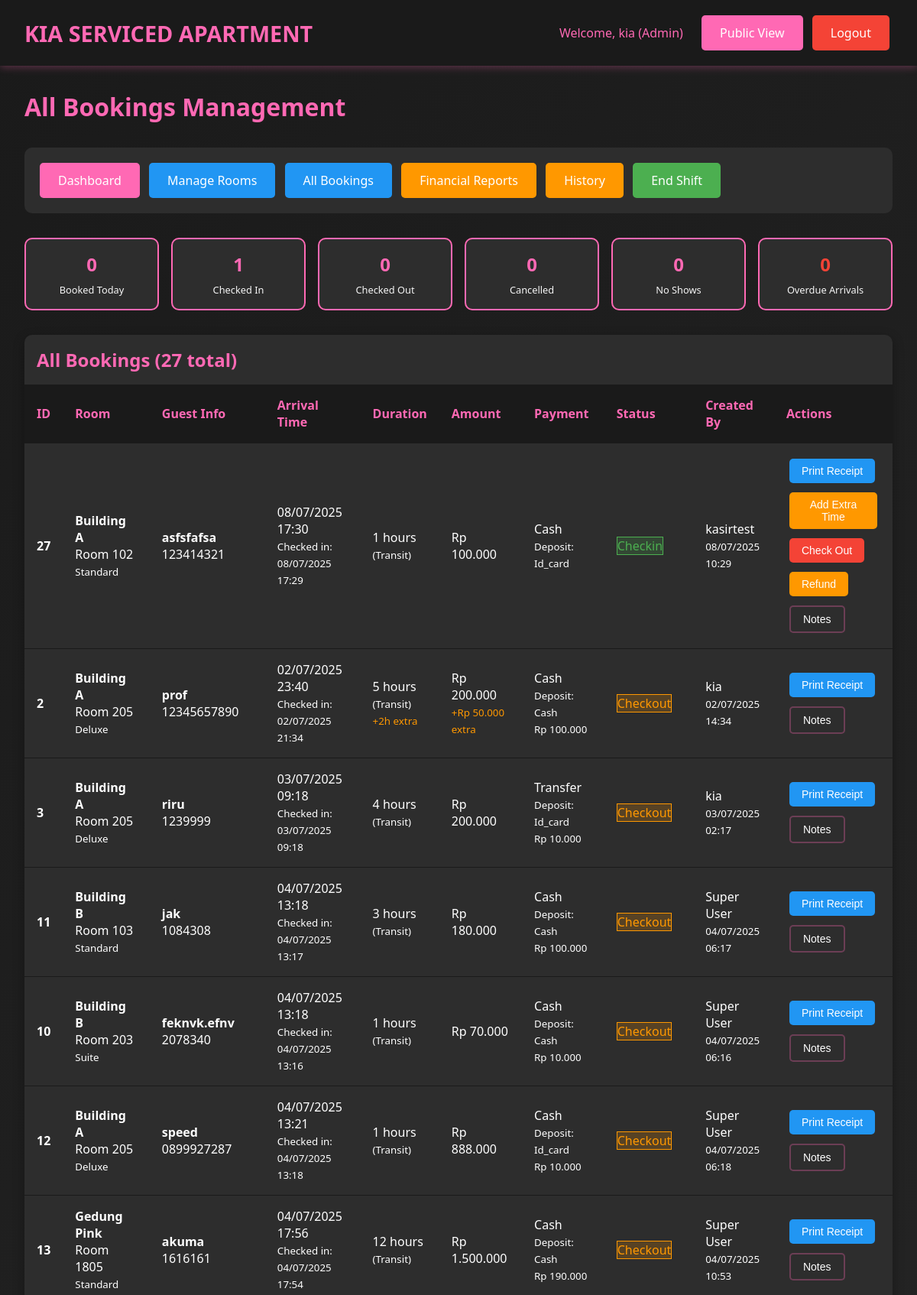
Page /admin/bookings.php (signed in, upper part) on the committed database.
### tables this page shows
CREATE TABLE `bookings` (
  `id` int(11) NOT NULL,
  `room_id` int(11) NOT NULL,
  `guest_name` varchar(100) NOT NULL,
  `arrival_time` datetime NOT NULL,
  `phone_number` varchar(20) NOT NULL,
  `duration_type` enum('transit','fullday') NOT NULL,
  `duration_hours` int(11) NOT NULL,
  `price_amount` decimal(10,2) NOT NULL,
  `payment_method` varchar(50) NOT NULL,
  `deposit_type` enum('cash','id_card','no_deposit') NOT NULL,
  `deposit_amount` decimal(10,2) DEFAULT '0.00',
  `notes` text,
  `status` enum('booked','checkin','checkout','cancelled','no_show','completed') DEFAULT 'booked',
  `checkin_time` datetime DEFAULT NULL,
  `checkout_time` datetime DEFAULT NULL,
  `extra_time_hours` int(11) DEFAULT '0',
  `extra_time_amount` decimal(10,2) DEFAULT '0.00',
  `refund_amount` decimal(10,2) DEFAULT '0.00',
  `refund_method` varchar(50) DEFAULT NULL,
  `created_by` int(11) NOT NULL,
  `created_at` timestamp NOT NULL DEFAULT CURRENT_TIMESTAMP,
  `updated_at` timestamp NOT NULL DEFAULT CURRENT_TIMESTAMP ON UPDATE CURRENT_TIMESTAMP
);

CREATE TABLE `rooms` (
  `id` int(11) NOT NULL,
  `location` varchar(100) NOT NULL,
  `floor_number` int(11) NOT NULL,
  `room_number` varchar(20) NOT NULL,
  `room_type` varchar(50) NOT NULL,
  `wifi_name` varchar(100) DEFAULT NULL,
  `wifi_password` varchar(100) DEFAULT NULL,
  `status` enum('ready','booked','checkin','checkout') DEFAULT 'ready',
  `created_at` timestamp NOT NULL DEFAULT CURRENT_TIMESTAMP,
  `updated_at` timestamp NOT NULL DEFAULT CURRENT_TIMESTAMP ON UPDATE CURRENT_TIMESTAMP
);

CREATE TABLE `users` (
  `id` int(11) NOT NULL,
  `username` varchar(50) NOT NULL,
  `password` varchar(255) NOT NULL,
  `full_name` varchar(100) NOT NULL,
  `role` enum('superuser','admin','cashier') NOT NULL,
  `created_at` timestamp NOT NULL DEFAULT CURRENT_TIMESTAMP,
  `updated_at` timestamp NOT NULL DEFAULT CURRENT_TIMESTAMP ON UPDATE CURRENT_TIMESTAMP
);

### includes/config.php (called while the page is built, shortened)
<?php
function formatCurrency($amount) {
    return 'Rp ' . number_format($amount, 0, ',', '.');
}
function formatDateTime($datetime) {
    return date('d/m/Y H:i', strtotime($datetime));
}
?>

### admin/bookings.php (the view, shortened to what this page needs)
<?php
require_once "../includes/config.php";
$sql = "SELECT b.*, r.room_number, r.location, r.room_type, u.full_name as created_by_name
        FROM bookings b
        JOIN rooms r ON b.room_id = r.id
        JOIN users u ON b.created_by = u.id
        ORDER BY
            CASE
                WHEN b.status = \"booked\" AND b.arrival_time < NOW() THEN 1
                WHEN b.status = \"booked\" THEN 2
                WHEN b.status = \"checkin\" THEN 3
                WHEN b.status = \"checkout\" THEN 4
                ELSE 5
            END,
            b.arrival_time ASC";
$stmt = $pdo->prepare($sql);
$stmt->execute();
$bookings = $stmt->fetchAll();
$stmt = $pdo->query("SELECT
    COUNT(CASE WHEN status = \"booked\" THEN 1 END) as booked,
    COUNT(CASE WHEN status = \"checkin\" THEN 1 END) as checkin,
    COUNT(CASE WHEN status = \"checkout\" THEN 1 END) as checkout,
    COUNT(CASE WHEN status = \"cancelled\" THEN 1 END) as cancelled,
    COUNT(CASE WHEN status = \"no_show\" THEN 1 END) as no_show,
    COUNT(CASE WHEN status = \"booked\" AND arrival_time < NOW() THEN 1 END) as overdue
    FROM bookings
    WHERE DATE(created_at) = CURDATE()");
$stats = $stmt->fetch();
?>
<!DOCTYPE html>
<html lang="id">
<head>
    <link rel="stylesheet" href="../assets/css/style.css">
</head>
<body>
    <header class="header">
        <div class="header-content">
            <a href="../index.php" class="logo">KIA SERVICED APARTMENT</a>
            <div>
                <span style="color: var(--primary-pink); margin-right: 1rem;">
                    Welcome, <?php echo htmlspecialchars($_SESSION["full_name"]); ?> (<?php echo ucfirst($_SESSION["user_role"]); ?>)
                </span>
                <a href="../index.php" class="btn btn-primary">Public View</a>
                <a href="../includes/logout.php" class="btn btn-danger">Logout</a>
            </div>
        </div>
    </header>
    <div class="container">
        <h1 style="color: var(--primary-pink); margin-bottom: 2rem;">All Bookings Management</h1>
        <div style="background: var(--dark-gray); padding: 1rem; border-radius: 10px; margin-bottom: 2rem;">
            <a href="dashboard.php" class="btn btn-primary">Dashboard</a>
            <a href="rooms.php" class="btn btn-info">Manage Rooms</a>
            <a href="bookings.php" class="btn btn-info">All Bookings</a>
            <a href="reports.php" class="btn btn-warning">Financial Reports</a>
            <a href="history.php" class="btn btn-warning">History</a>
            <a href="shift_report.php" class="btn btn-success">End Shift</a>
        </div>
        <div class="booking-stats">
            <div class="stat-card">
                <div class="stat-number"><?php echo $stats["booked"]; ?></div>
                <div class="stat-label">Booked Today</div>
            </div>
            <div class="stat-card">
                <div class="stat-number"><?php echo $stats["checkin"]; ?></div>
                <div class="stat-label">Checked In</div>
            </div>
            <div class="stat-card">
                <div class="stat-number"><?php echo $stats["checkout"]; ?></div>
                <div class="stat-label">Checked Out</div>
            </div>
            <div class="stat-card">
                <div class="stat-number"><?php echo $stats["cancelled"]; ?></div>
                <div class="stat-label">Cancelled</div>
            </div>
            <div class="stat-card">
                <div class="stat-number"><?php echo $stats["no_show"]; ?></div>
                <div class="stat-label">No Shows</div>
            </div>
            <div class="stat-card">
                <div class="stat-number" style="color: var(--danger);"><?php echo $stats["overdue"]; ?></div>
                <div class="stat-label">Overdue Arrivals</div>
            </div>
        </div>
        <div class="table-container">
            <h2 style="color: var(--primary-pink); margin: 1rem;">
                All Bookings (<?php echo count($bookings); ?> total)
            </h2>
            <div style="overflow-x: auto;">
                <table class="table">
                    <thead>
                        <tr>
                            <th>ID</th>
                            <th>Room</th>
                            <th>Guest Info</th>
                            <th>Arrival Time</th>
                            <th>Duration</th>
                            <th>Amount</th>
                            <th>Payment</th>
                            <th>Status</th>
                            <th>Created By</th>
                            <th>Actions</th>
                        </tr>
                    </thead>
                    <tbody>
                        <?php foreach ($bookings as $booking): ?>
                            <?php
                            $is_overdue = ($booking["status"] == "booked" && strtotime($booking["arrival_time"]) < time());
                            $total_amount = $booking["price_amount"] + $booking["extra_time_amount"];
                            $total_hours = $booking["duration_hours"] + $booking["extra_time_hours"];
                            ?>
                            <tr class="booking-row <?php echo $is_overdue ? "overdue" : ""; ?>">
                                <td>
                                    <strong><?php echo $booking["id"]; ?></strong>
                                </td>
                                <td>
                                    <strong><?php echo htmlspecialchars($booking["location"]); ?></strong><br>
                                    Room <?php echo htmlspecialchars($booking["room_number"]); ?><br>
                                    <small><?php echo htmlspecialchars($booking["room_type"]); ?></small>
                                </td>
                                <td>
                                    <strong><?php echo htmlspecialchars($booking["guest_name"]); ?></strong><br>
                                    <?php echo htmlspecialchars($booking["phone_number"]); ?>
                                </td>
                                <td>
                                    <?php echo formatDateTime($booking["arrival_time"]); ?>
                                    <?php if ($booking["checkin_time"]): ?>
                                        <br><small>Checked in: <?php echo formatDateTime($booking["checkin_time"]); ?></small>
                                    <?php endif; ?>
                                </td>
                                <td>
                                    <?php echo $total_hours; ?> hours<br>
                                    <small>(<?php echo ucfirst($booking["duration_type"]); ?>)</small>
                                    <?php if ($booking["extra_time_hours"] > 0): ?>
                                        <br><small style="color: var(--warning);">+<?php echo $booking["extra_time_hours"]; ?>h extra</small>
                                    <?php endif; ?>
                                </td>
                                <td>
                                    <?php echo formatCurrency($total_amount); ?>
                                    <?php if ($booking["extra_time_amount"] > 0): ?>
                                        <br><small style="color: var(--warning);">+<?php echo formatCurrency($booking["extra_time_amount"]); ?> extra</small>
                                    <?php endif; ?>
                                </td>
                                <td>
                                    <?php echo ucfirst($booking["payment_method"]); ?><br>
                                    <small>Deposit: <?php echo ucfirst($booking["deposit_type"]); ?></small>
                                    <?php if ($booking["deposit_amount"] > 0): ?>
                                        <br><small><?php echo formatCurrency($booking["deposit_amount"]); ?></small>
                                    <?php endif; ?>
                                </td>
                                <td>
                                    <span class="status-<?php echo $booking["status"]; ?>">
                                        <?php echo ucfirst(str_replace("_", " ", $booking["status"])); ?>
                                    </span>
                                </td>
                                <td>
                                    <?php echo htmlspecialchars($booking["created_by_name"]); ?><br>
                                    <small><?php echo formatDateTime($booking["created_at"]); ?></small>
                                </td>
                                <td>
                                    <div class="booking-actions">
                                        <?php if ($booking["status"] == "booked"): ?>
                                            <?php if ($is_overdue): ?>
                                                <button onclick="confirmArrival(<?php echo $booking["id"]; ?>)"
                                                        class="btn btn-success btn-sm">Confirm Arrival</button>
                                                <button onclick="markNoShow(<?php echo $booking["id"]; ?>)"
                                                        class="btn btn-danger btn-sm">No Show</button>
                                            <?php else: ?>
                                                <button onclick="checkinRoom(<?php echo $booking["id"]; ?>)"
                                                        class="btn btn-success btn-sm">Check In</button>
                                            <?php endif; ?>
                                            <button onclick="cancelBooking(<?php echo $booking["id"]; ?>)"
                                                    class="btn btn-danger btn-sm">Cancel</button>
                                        <?php elseif ($booking["status"] == "checkin"): ?>
                                            <button onclick="printReceipt(<?php echo $booking["id"]; ?>)"
                                                    class="btn btn-info btn-sm">Print Receipt</button>
                                            <button onclick="addExtraTime(<?php echo $booking["id"]; ?>)"
                                                    class="btn btn-warning btn-sm">Add Extra Time</button>
                                            <button onclick="checkoutRoom(<?php echo $booking["id"]; ?>)"
                                                    class="btn btn-danger btn-sm">Check Out</button>
                                            <button onclick="processRefund(<?php echo $booking["id"]; ?>)"
                                                    class="btn btn-warning btn-sm">Refund</button>
                                        <?php elseif ($booking["status"] == "checkout"): ?>
                                            <button onclick="printReceipt(<?php echo $booking["id"]; ?>)"
                                                    class="btn btn-info btn-sm">Print Receipt</button>
                                        <?php endif; ?>
                                        <?php if ($booking["notes"]): ?>
                                            <button onclick="showNotes(\"<?php echo htmlspecialchars($booking["notes"], ENT_QUOTES); ?>\")"
                                                    class="btn btn-secondary btn-sm">Notes</button>
                                        <?php endif; ?>
                                    </div>
                                </td>
                            </tr>
                        <?php endforeach; ?>
                    </tbody>
                </table>
            </div>
        </div>
    </div>
</body>
</html>

### rows in the picture
bookings: id "27", room.location "Building A", room.room_number "102", room.room_type "Standard", guest_name "asfsfafsa", phone_number "123414321", arrival_time "08/07/2025 17:30", checkin_time "08/07/2025 17:29", duration_hours "1", duration_type "Transit", formatCurrency($total_amount) "Rp 100.000", payment_method "Cash", deposit_type "Id_card", status "Checkin", created_by.full_name "kasirtest", created_at "08/07/2025 10:29"
bookings: id "2", room.location "Building A", room.room_number "205", room.room_type "Deluxe", guest_name "prof", phone_number "12345657890", arrival_time "02/07/2025 23:40", checkin_time "02/07/2025 21:34", total_hours "5", duration_type "Transit", extra_time_hours "2", formatCurrency($total_amount) "Rp 200.000", extra_time_amount "Rp 50.000", payment_method "Cash", deposit_type "Cash", deposit_amount "Rp 100.000", status "Checkout", created_by.full_name "kia", created_at "02/07/2025 14:34"
bookings: id "3", room.location "Building A", room.room_number "205", room.room_type "Deluxe", guest_name "riru", phone_number "1239999", arrival_time "03/07/2025 09:18", checkin_time "03/07/2025 09:18", duration_hours "4", duration_type "Transit", formatCurrency($total_amount) "Rp 200.000", payment_method "Transfer", deposit_type "Id_card", deposit_amount "Rp 10.000", status "Checkout", created_by.full_name "kia", created_at "03/07/2025 02:17"
bookings: id "11", room.location "Building B", room.room_number "103", room.room_type "Standard", guest_name "jak", phone_number "1084308", arrival_time "04/07/2025 13:18", checkin_time "04/07/2025 13:17", duration_hours "3", duration_type "Transit", formatCurrency($total_amount) "Rp 180.000", payment_method "Cash", deposit_type "Cash", deposit_amount "Rp 100.000", status "Checkout", created_by.full_name "Super User", created_at "04/07/2025 06:17"
bookings: id "10", room.location "Building B", room.room_number "203", room.room_type "Suite", guest_name "feknvk.efnv", phone_number "2078340", arrival_time "04/07/2025 13:18", checkin_time "04/07/2025 13:16", duration_hours "1", duration_type "Transit", formatCurrency($total_amount) "Rp 70.000", payment_method "Cash", deposit_type "Cash", deposit_amount "Rp 10.000", status "Checkout", created_by.full_name "Super User", created_at "04/07/2025 06:16"
bookings: id "12", room.location "Building A", room.room_number "205", room.room_type "Deluxe", guest_name "speed", phone_number "0899927287", arrival_time "04/07/2025 13:21", checkin_time "04/07/2025 13:18", duration_hours "1", duration_type "Transit", formatCurrency($total_amount) "Rp 888.000", payment_method "Cash", deposit_type "Id_card", deposit_amount "Rp 10.000", status "Checkout", created_by.full_name "Super User", created_at "04/07/2025 06:18"
bookings: id "13", room.location "Gedung Pink", room.room_number "1805", room.room_type "Standard", guest_name "akuma", phone_number "1616161", arrival_time "04/07/2025 17:56", checkin_time "04/07/2025 17:54", duration_hours "12", duration_type "Transit", formatCurrency($total_amount) "Rp 1.500.000", payment_method "Cash", deposit_type "Cash", deposit_amount "Rp 190.000", status "Checkout", created_by.full_name "Super User", created_at "04/07/2025 10:53"

### other values in the picture
$_SESSION["full_name"] "kia"
$_SESSION["user_role"] "Admin"
$stats["booked"] "0"
$stats["checkin"] "1"
$stats["checkout"] "0"
$stats["cancelled"] "0"
$stats["no_show"] "0"
$stats["overdue"] "0"
count($bookings) "27"
